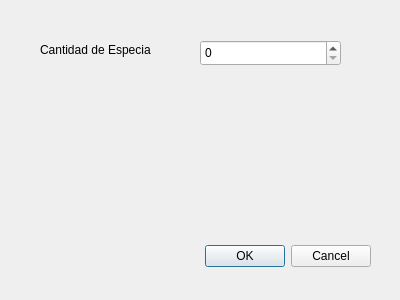
<?xml version="1.0" encoding="UTF-8"?>
<ui version="4.0">
 <class>Dialog_asignar_especia</class>
 <widget class="QDialog" name="Dialog_asignar_especia">
  <property name="geometry">
   <rect>
    <x>0</x>
    <y>0</y>
    <width>400</width>
    <height>300</height>
   </rect>
  </property>
  <property name="windowTitle">
   <string>Dialog</string>
  </property>
  <widget class="QDialogButtonBox" name="buttonbox_cant_especia">
   <property name="geometry">
    <rect>
     <x>30</x>
     <y>240</y>
     <width>341</width>
     <height>32</height>
    </rect>
   </property>
   <property name="orientation">
    <enum>Qt::Horizontal</enum>
   </property>
   <property name="standardButtons">
    <set>QDialogButtonBox::Cancel|QDialogButtonBox::Ok</set>
   </property>
  </widget>
  <widget class="QLabel" name="label_cant_especia">
   <property name="geometry">
    <rect>
     <x>40</x>
     <y>40</y>
     <width>141</width>
     <height>20</height>
    </rect>
   </property>
   <property name="text">
    <string>Cantidad de Especia</string>
   </property>
  </widget>
  <widget class="QSpinBox" name="spinbox_cant_especia">
   <property name="geometry">
    <rect>
     <x>200</x>
     <y>40</y>
     <width>141</width>
     <height>26</height>
    </rect>
   </property>
  </widget>
 </widget>
 <resources/>
 <connections>
  <connection>
   <sender>buttonbox_cant_especia</sender>
   <signal>accepted()</signal>
   <receiver>Dialog_asignar_especia</receiver>
   <slot>accept()</slot>
   <hints>
    <hint type="sourcelabel">
     <x>248</x>
     <y>254</y>
    </hint>
    <hint type="destinationlabel">
     <x>157</x>
     <y>274</y>
    </hint>
   </hints>
  </connection>
  <connection>
   <sender>buttonbox_cant_especia</sender>
   <signal>rejected()</signal>
   <receiver>Dialog_asignar_especia</receiver>
   <slot>reject()</slot>
   <hints>
    <hint type="sourcelabel">
     <x>316</x>
     <y>260</y>
    </hint>
    <hint type="destinationlabel">
     <x>286</x>
     <y>274</y>
    </hint>
   </hints>
  </connection>
 </connections>
</ui>
